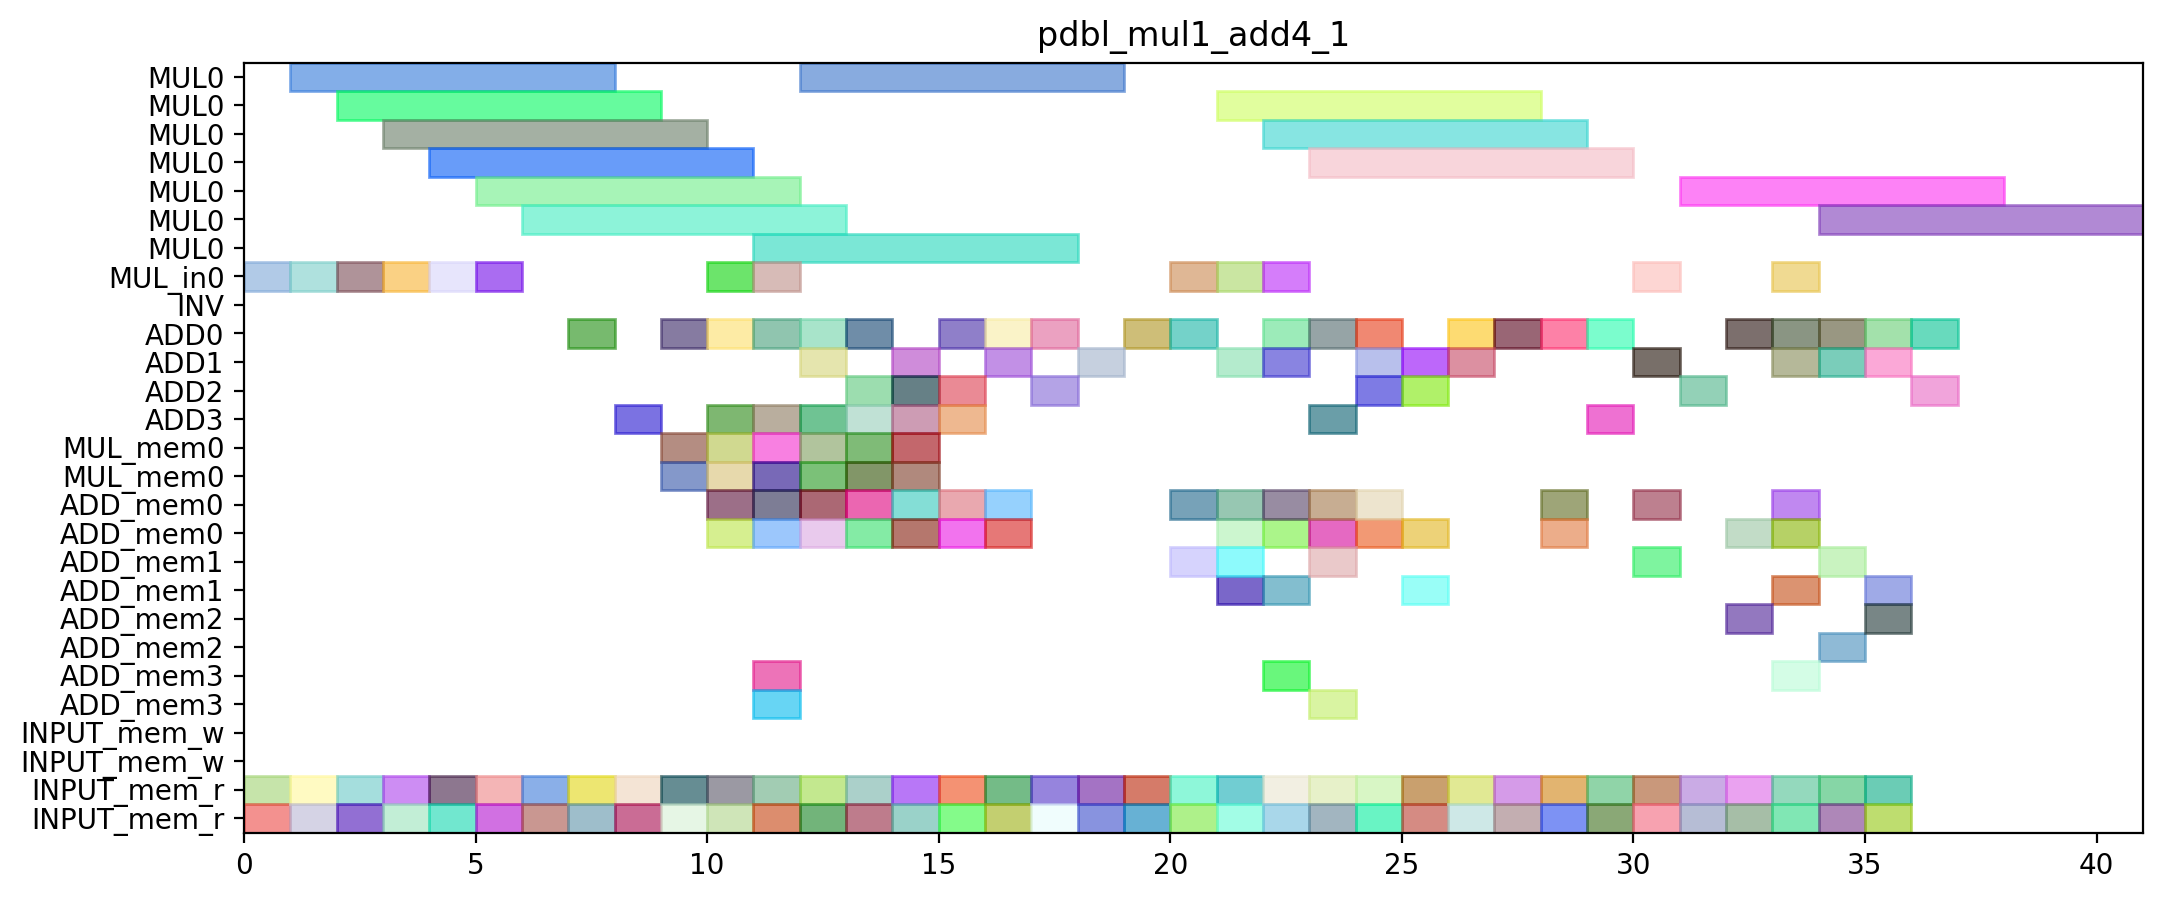

This chart was generated by the following Python code:
from pyschedule import Scenario, solvers, plotters, alt

def solve_pdbl_mul1_add4_1(ConstStep, ExpStep):
	horizon = 92
	S=Scenario("pdbl_mul1_add4_1",horizon = horizon)

	# resource
	MUL = S.Resources('MUL', num=1, size=7)
	MUL_in = S.Resources('MUL_in', num=1)
	INV = S.Resource('INV')
	ADD = S.Resources('ADD', num=4, periods=range(1, horizon))
	MUL_mem = S.Resources('MUL_mem', num=1, size=2)
	ADD_mem = S.Resources('ADD_mem', num=4, size=2)
	INPUT_mem_w = S.Resource('INPUT_mem_w', size=2)
	INPUT_mem_r = S.Resource('INPUT_mem_r', size=2)

	# result of previous scheduling


	# new tasks
	T0t00 = S.Task('T0t00', length=1, delay_cost=1)
	T0t00 += alt(ADD)

	T0t01 = S.Task('T0t01', length=1, delay_cost=1)
	T0t01 += alt(ADD)

	T0t3_t0t1 = S.Task('T0t3_t0t1', length=1, delay_cost=1)
	T0t3_t0t1 += alt(ADD)

	T0t4_a0a1_in = S.Task('T0t4_a0a1_in', length=1, delay_cost=1)
	T0t4_a0a1_in += alt(MUL_in)
	T0t4_a0a1 = S.Task('T0t4_a0a1', length=7, delay_cost=1)
	T0t4_a0a1 += alt(MUL)
	S+=T0t4_a0a1>=T0t4_a0a1_in

	T0c0_a0a1 = S.Task('T0c0_a0a1', length=1, delay_cost=1)
	T0c0_a0a1 += alt(ADD)

	T0t6_a0a1 = S.Task('T0t6_a0a1', length=1, delay_cost=1)
	T0t6_a0a1 += alt(ADD)

	T1t00 = S.Task('T1t00', length=1, delay_cost=1)
	T1t00 += alt(ADD)

	T1t01 = S.Task('T1t01', length=1, delay_cost=1)
	T1t01 += alt(ADD)

	T1t3_t0t1 = S.Task('T1t3_t0t1', length=1, delay_cost=1)
	T1t3_t0t1 += alt(ADD)

	T1t4_a0a1_in = S.Task('T1t4_a0a1_in', length=1, delay_cost=1)
	T1t4_a0a1_in += alt(MUL_in)
	T1t4_a0a1 = S.Task('T1t4_a0a1', length=7, delay_cost=1)
	T1t4_a0a1 += alt(MUL)
	S+=T1t4_a0a1>=T1t4_a0a1_in

	T1c0_a0a1 = S.Task('T1c0_a0a1', length=1, delay_cost=1)
	T1c0_a0a1 += alt(ADD)

	T1t6_a0a1 = S.Task('T1t6_a0a1', length=1, delay_cost=1)
	T1t6_a0a1 += alt(ADD)

	T2t00 = S.Task('T2t00', length=1, delay_cost=1)
	T2t00 += alt(ADD)

	T2t01 = S.Task('T2t01', length=1, delay_cost=1)
	T2t01 += alt(ADD)

	T2t3_t0t1 = S.Task('T2t3_t0t1', length=1, delay_cost=1)
	T2t3_t0t1 += alt(ADD)

	T2t4_a0a1_in = S.Task('T2t4_a0a1_in', length=1, delay_cost=1)
	T2t4_a0a1_in += alt(MUL_in)
	T2t4_a0a1 = S.Task('T2t4_a0a1', length=7, delay_cost=1)
	T2t4_a0a1 += alt(MUL)
	S+=T2t4_a0a1>=T2t4_a0a1_in

	T2c0_a0a1 = S.Task('T2c0_a0a1', length=1, delay_cost=1)
	T2c0_a0a1 += alt(ADD)

	T2t6_a0a1 = S.Task('T2t6_a0a1', length=1, delay_cost=1)
	T2t6_a0a1 += alt(ADD)

	T3_2t3_t2t3 = S.Task('T3_2t3_t2t3', length=1, delay_cost=1)
	T3_2t3_t2t3 += alt(ADD)

	T4_1a10_new = S.Task('T4_1a10_new', length=1, delay_cost=1)
	T4_1a10_new += alt(ADD)

	T4_1a11_new = S.Task('T4_1a11_new', length=1, delay_cost=1)
	T4_1a11_new += alt(ADD)

	T4_1t10 = S.Task('T4_1t10', length=1, delay_cost=1)
	T4_1t10 += alt(ADD)

	T4_1t11 = S.Task('T4_1t11', length=1, delay_cost=1)
	T4_1t11 += alt(ADD)

	T4_1t0_a0a1_in = S.Task('T4_1t0_a0a1_in', length=1, delay_cost=1)
	T4_1t0_a0a1_in += alt(MUL_in)
	T4_1t0_a0a1 = S.Task('T4_1t0_a0a1', length=7, delay_cost=1)
	T4_1t0_a0a1 += alt(MUL)
	S+=T4_1t0_a0a1>=T4_1t0_a0a1_in

	T4_1t1_a0a1_in = S.Task('T4_1t1_a0a1_in', length=1, delay_cost=1)
	T4_1t1_a0a1_in += alt(MUL_in)
	T4_1t1_a0a1 = S.Task('T4_1t1_a0a1', length=7, delay_cost=1)
	T4_1t1_a0a1 += alt(MUL)
	S+=T4_1t1_a0a1>=T4_1t1_a0a1_in

	T4_1t2_a0a1 = S.Task('T4_1t2_a0a1', length=1, delay_cost=1)
	T4_1t2_a0a1 += alt(ADD)

	T5_1a10_new = S.Task('T5_1a10_new', length=1, delay_cost=1)
	T5_1a10_new += alt(ADD)

	T5_1a11_new = S.Task('T5_1a11_new', length=1, delay_cost=1)
	T5_1a11_new += alt(ADD)

	T5_1t10 = S.Task('T5_1t10', length=1, delay_cost=1)
	T5_1t10 += alt(ADD)

	T5_1t11 = S.Task('T5_1t11', length=1, delay_cost=1)
	T5_1t11 += alt(ADD)

	T5_1t0_a0a1_in = S.Task('T5_1t0_a0a1_in', length=1, delay_cost=1)
	T5_1t0_a0a1_in += alt(MUL_in)
	T5_1t0_a0a1 = S.Task('T5_1t0_a0a1', length=7, delay_cost=1)
	T5_1t0_a0a1 += alt(MUL)
	S+=T5_1t0_a0a1>=T5_1t0_a0a1_in

	T5_1t1_a0a1_in = S.Task('T5_1t1_a0a1_in', length=1, delay_cost=1)
	T5_1t1_a0a1_in += alt(MUL_in)
	T5_1t1_a0a1 = S.Task('T5_1t1_a0a1', length=7, delay_cost=1)
	T5_1t1_a0a1 += alt(MUL)
	S+=T5_1t1_a0a1>=T5_1t1_a0a1_in

	T5_1t2_a0a1 = S.Task('T5_1t2_a0a1', length=1, delay_cost=1)
	T5_1t2_a0a1 += alt(ADD)

	T0a10_new = S.Task('T0a10_new', length=1, delay_cost=1)
	T0a10_new += alt(ADD)

	T0a11_new = S.Task('T0a11_new', length=1, delay_cost=1)
	T0a11_new += alt(ADD)

	T0t10 = S.Task('T0t10', length=1, delay_cost=1)
	T0t10 += alt(ADD)

	T0t11 = S.Task('T0t11', length=1, delay_cost=1)
	T0t11 += alt(ADD)

	T0t0_a0a1_in = S.Task('T0t0_a0a1_in', length=1, delay_cost=1)
	T0t0_a0a1_in += alt(MUL_in)
	T0t0_a0a1 = S.Task('T0t0_a0a1', length=7, delay_cost=1)
	T0t0_a0a1 += alt(MUL)
	S+=T0t0_a0a1>=T0t0_a0a1_in

	T0t1_a0a1_in = S.Task('T0t1_a0a1_in', length=1, delay_cost=1)
	T0t1_a0a1_in += alt(MUL_in)
	T0t1_a0a1 = S.Task('T0t1_a0a1', length=7, delay_cost=1)
	T0t1_a0a1 += alt(MUL)
	S+=T0t1_a0a1>=T0t1_a0a1_in

	T0t2_a0a1 = S.Task('T0t2_a0a1', length=1, delay_cost=1)
	T0t2_a0a1 += alt(ADD)

	T1a10_new = S.Task('T1a10_new', length=1, delay_cost=1)
	T1a10_new += alt(ADD)

	T1a11_new = S.Task('T1a11_new', length=1, delay_cost=1)
	T1a11_new += alt(ADD)

	T1t10 = S.Task('T1t10', length=1, delay_cost=1)
	T1t10 += alt(ADD)

	T1t11 = S.Task('T1t11', length=1, delay_cost=1)
	T1t11 += alt(ADD)

	T1t0_a0a1_in = S.Task('T1t0_a0a1_in', length=1, delay_cost=1)
	T1t0_a0a1_in += alt(MUL_in)
	T1t0_a0a1 = S.Task('T1t0_a0a1', length=7, delay_cost=1)
	T1t0_a0a1 += alt(MUL)
	S+=T1t0_a0a1>=T1t0_a0a1_in

	T1t1_a0a1_in = S.Task('T1t1_a0a1_in', length=1, delay_cost=1)
	T1t1_a0a1_in += alt(MUL_in)
	T1t1_a0a1 = S.Task('T1t1_a0a1', length=7, delay_cost=1)
	T1t1_a0a1 += alt(MUL)
	S+=T1t1_a0a1>=T1t1_a0a1_in

	T1t2_a0a1 = S.Task('T1t2_a0a1', length=1, delay_cost=1)
	T1t2_a0a1 += alt(ADD)

	T2a10_new = S.Task('T2a10_new', length=1, delay_cost=1)
	T2a10_new += alt(ADD)

	T2a11_new = S.Task('T2a11_new', length=1, delay_cost=1)
	T2a11_new += alt(ADD)

	T2t10 = S.Task('T2t10', length=1, delay_cost=1)
	T2t10 += alt(ADD)

	T2t11 = S.Task('T2t11', length=1, delay_cost=1)
	T2t11 += alt(ADD)

	T2t0_a0a1_in = S.Task('T2t0_a0a1_in', length=1, delay_cost=1)
	T2t0_a0a1_in += alt(MUL_in)
	T2t0_a0a1 = S.Task('T2t0_a0a1', length=7, delay_cost=1)
	T2t0_a0a1 += alt(MUL)
	S+=T2t0_a0a1>=T2t0_a0a1_in

	T2t1_a0a1_in = S.Task('T2t1_a0a1_in', length=1, delay_cost=1)
	T2t1_a0a1_in += alt(MUL_in)
	T2t1_a0a1 = S.Task('T2t1_a0a1', length=7, delay_cost=1)
	T2t1_a0a1 += alt(MUL)
	S+=T2t1_a0a1>=T2t1_a0a1_in

	T2t2_a0a1 = S.Task('T2t2_a0a1', length=1, delay_cost=1)
	T2t2_a0a1 += alt(ADD)

	T3_2t3_0 = S.Task('T3_2t3_0', length=1, delay_cost=1)
	T3_2t3_0 += alt(ADD)

	T3_2t3_1 = S.Task('T3_2t3_1', length=1, delay_cost=1)
	T3_2t3_1 += alt(ADD)

	T3_2t3_a0b0 = S.Task('T3_2t3_a0b0', length=1, delay_cost=1)
	T3_2t3_a0b0 += alt(ADD)

	T3_2t3_a1b1 = S.Task('T3_2t3_a1b1', length=1, delay_cost=1)
	T3_2t3_a1b1 += alt(ADD)

	T400 = S.Task('T400', length=1, delay_cost=1)
	T400 += alt(ADD)

	T401 = S.Task('T401', length=1, delay_cost=1)
	T401 += alt(ADD)

	T410 = S.Task('T410', length=1, delay_cost=1)
	T410 += alt(ADD)

	T411 = S.Task('T411', length=1, delay_cost=1)
	T411 += alt(ADD)

	T500 = S.Task('T500', length=1, delay_cost=1)
	T500 += alt(ADD)

	T501 = S.Task('T501', length=1, delay_cost=1)
	T501 += alt(ADD)

	T510 = S.Task('T510', length=1, delay_cost=1)
	T510 += alt(ADD)

	T511 = S.Task('T511', length=1, delay_cost=1)
	T511 += alt(ADD)

	T0t00_mem0 = S.Task('T0t00_mem0', length=1, delay_cost=1)
	T0t00_mem0 += alt(ADD_mem)
	S += (T0a10_new*ADD[0])-1<T0t00_mem0*ADD_mem[0]
	S += (T0a10_new*ADD[1])-1<T0t00_mem0*ADD_mem[1]
	S += (T0a10_new*ADD[2])-1<T0t00_mem0*ADD_mem[2]
	S += (T0a10_new*ADD[3])-1<T0t00_mem0*ADD_mem[3]
	S += T0t00_mem0<=T0t00

	T0t00_mem1 = S.Task('T0t00_mem1', length=1, delay_cost=1)
	T0t00_mem1 += INPUT_mem_r
	S += T0t00_mem1<=T0t00

	T0t01_mem0 = S.Task('T0t01_mem0', length=1, delay_cost=1)
	T0t01_mem0 += alt(ADD_mem)
	S += (T0a11_new*ADD[0])-1<T0t01_mem0*ADD_mem[0]
	S += (T0a11_new*ADD[1])-1<T0t01_mem0*ADD_mem[1]
	S += (T0a11_new*ADD[2])-1<T0t01_mem0*ADD_mem[2]
	S += (T0a11_new*ADD[3])-1<T0t01_mem0*ADD_mem[3]
	S += T0t01_mem0<=T0t01

	T0t01_mem1 = S.Task('T0t01_mem1', length=1, delay_cost=1)
	T0t01_mem1 += INPUT_mem_r
	S += T0t01_mem1<=T0t01

	T0t3_t0t1_mem0 = S.Task('T0t3_t0t1_mem0', length=1, delay_cost=1)
	T0t3_t0t1_mem0 += alt(ADD_mem)
	S += (T0t10*ADD[0])-1<T0t3_t0t1_mem0*ADD_mem[0]
	S += (T0t10*ADD[1])-1<T0t3_t0t1_mem0*ADD_mem[1]
	S += (T0t10*ADD[2])-1<T0t3_t0t1_mem0*ADD_mem[2]
	S += (T0t10*ADD[3])-1<T0t3_t0t1_mem0*ADD_mem[3]
	S += T0t3_t0t1_mem0<=T0t3_t0t1

	T0t3_t0t1_mem1 = S.Task('T0t3_t0t1_mem1', length=1, delay_cost=1)
	T0t3_t0t1_mem1 += alt(ADD_mem)
	S += (T0t11*ADD[0])-1<T0t3_t0t1_mem1*ADD_mem[0]
	S += (T0t11*ADD[1])-1<T0t3_t0t1_mem1*ADD_mem[1]
	S += (T0t11*ADD[2])-1<T0t3_t0t1_mem1*ADD_mem[2]
	S += (T0t11*ADD[3])-1<T0t3_t0t1_mem1*ADD_mem[3]
	S += T0t3_t0t1_mem1<=T0t3_t0t1

	T0t4_a0a1_mem0 = S.Task('T0t4_a0a1_mem0', length=1, delay_cost=1)
	T0t4_a0a1_mem0 += alt(ADD_mem)
	S += (T0t2_a0a1*ADD[0])-1<T0t4_a0a1_mem0*ADD_mem[0]
	S += (T0t2_a0a1*ADD[1])-1<T0t4_a0a1_mem0*ADD_mem[1]
	S += (T0t2_a0a1*ADD[2])-1<T0t4_a0a1_mem0*ADD_mem[2]
	S += (T0t2_a0a1*ADD[3])-1<T0t4_a0a1_mem0*ADD_mem[3]
	S += T0t4_a0a1_mem0<=T0t4_a0a1

	T0t4_a0a1_mem1 = S.Task('T0t4_a0a1_mem1', length=1, delay_cost=1)
	T0t4_a0a1_mem1 += alt(ADD_mem)
	S += (T0a11_new*ADD[0])-1<T0t4_a0a1_mem1*ADD_mem[0]
	S += (T0a11_new*ADD[1])-1<T0t4_a0a1_mem1*ADD_mem[1]
	S += (T0a11_new*ADD[2])-1<T0t4_a0a1_mem1*ADD_mem[2]
	S += (T0a11_new*ADD[3])-1<T0t4_a0a1_mem1*ADD_mem[3]
	S += T0t4_a0a1_mem1<=T0t4_a0a1

	T0c0_a0a1_mem0 = S.Task('T0c0_a0a1_mem0', length=1, delay_cost=1)
	T0c0_a0a1_mem0 += alt(MUL_mem)
	S += (T0t0_a0a1*MUL[0])-1<T0c0_a0a1_mem0*MUL_mem[0]
	S += T0c0_a0a1_mem0<=T0c0_a0a1

	T0c0_a0a1_mem1 = S.Task('T0c0_a0a1_mem1', length=1, delay_cost=1)
	T0c0_a0a1_mem1 += alt(MUL_mem)
	S += (T0t1_a0a1*MUL[0])-1<T0c0_a0a1_mem1*MUL_mem[0]
	S += T0c0_a0a1_mem1<=T0c0_a0a1

	T0t6_a0a1_mem0 = S.Task('T0t6_a0a1_mem0', length=1, delay_cost=1)
	T0t6_a0a1_mem0 += alt(MUL_mem)
	S += (T0t0_a0a1*MUL[0])-1<T0t6_a0a1_mem0*MUL_mem[0]
	S += T0t6_a0a1_mem0<=T0t6_a0a1

	T0t6_a0a1_mem1 = S.Task('T0t6_a0a1_mem1', length=1, delay_cost=1)
	T0t6_a0a1_mem1 += alt(MUL_mem)
	S += (T0t1_a0a1*MUL[0])-1<T0t6_a0a1_mem1*MUL_mem[0]
	S += T0t6_a0a1_mem1<=T0t6_a0a1

	T1t00_mem0 = S.Task('T1t00_mem0', length=1, delay_cost=1)
	T1t00_mem0 += alt(ADD_mem)
	S += (T1a10_new*ADD[0])-1<T1t00_mem0*ADD_mem[0]
	S += (T1a10_new*ADD[1])-1<T1t00_mem0*ADD_mem[1]
	S += (T1a10_new*ADD[2])-1<T1t00_mem0*ADD_mem[2]
	S += (T1a10_new*ADD[3])-1<T1t00_mem0*ADD_mem[3]
	S += T1t00_mem0<=T1t00

	T1t00_mem1 = S.Task('T1t00_mem1', length=1, delay_cost=1)
	T1t00_mem1 += INPUT_mem_r
	S += T1t00_mem1<=T1t00

	T1t01_mem0 = S.Task('T1t01_mem0', length=1, delay_cost=1)
	T1t01_mem0 += alt(ADD_mem)
	S += (T1a11_new*ADD[0])-1<T1t01_mem0*ADD_mem[0]
	S += (T1a11_new*ADD[1])-1<T1t01_mem0*ADD_mem[1]
	S += (T1a11_new*ADD[2])-1<T1t01_mem0*ADD_mem[2]
	S += (T1a11_new*ADD[3])-1<T1t01_mem0*ADD_mem[3]
	S += T1t01_mem0<=T1t01

	T1t01_mem1 = S.Task('T1t01_mem1', length=1, delay_cost=1)
	T1t01_mem1 += INPUT_mem_r
	S += T1t01_mem1<=T1t01

	T1t3_t0t1_mem0 = S.Task('T1t3_t0t1_mem0', length=1, delay_cost=1)
	T1t3_t0t1_mem0 += alt(ADD_mem)
	S += (T1t10*ADD[0])-1<T1t3_t0t1_mem0*ADD_mem[0]
	S += (T1t10*ADD[1])-1<T1t3_t0t1_mem0*ADD_mem[1]
	S += (T1t10*ADD[2])-1<T1t3_t0t1_mem0*ADD_mem[2]
	S += (T1t10*ADD[3])-1<T1t3_t0t1_mem0*ADD_mem[3]
	S += T1t3_t0t1_mem0<=T1t3_t0t1

	T1t3_t0t1_mem1 = S.Task('T1t3_t0t1_mem1', length=1, delay_cost=1)
	T1t3_t0t1_mem1 += alt(ADD_mem)
	S += (T1t11*ADD[0])-1<T1t3_t0t1_mem1*ADD_mem[0]
	S += (T1t11*ADD[1])-1<T1t3_t0t1_mem1*ADD_mem[1]
	S += (T1t11*ADD[2])-1<T1t3_t0t1_mem1*ADD_mem[2]
	S += (T1t11*ADD[3])-1<T1t3_t0t1_mem1*ADD_mem[3]
	S += T1t3_t0t1_mem1<=T1t3_t0t1

	T1t4_a0a1_mem0 = S.Task('T1t4_a0a1_mem0', length=1, delay_cost=1)
	T1t4_a0a1_mem0 += alt(ADD_mem)
	S += (T1t2_a0a1*ADD[0])-1<T1t4_a0a1_mem0*ADD_mem[0]
	S += (T1t2_a0a1*ADD[1])-1<T1t4_a0a1_mem0*ADD_mem[1]
	S += (T1t2_a0a1*ADD[2])-1<T1t4_a0a1_mem0*ADD_mem[2]
	S += (T1t2_a0a1*ADD[3])-1<T1t4_a0a1_mem0*ADD_mem[3]
	S += T1t4_a0a1_mem0<=T1t4_a0a1

	T1t4_a0a1_mem1 = S.Task('T1t4_a0a1_mem1', length=1, delay_cost=1)
	T1t4_a0a1_mem1 += alt(ADD_mem)
	S += (T1a11_new*ADD[0])-1<T1t4_a0a1_mem1*ADD_mem[0]
	S += (T1a11_new*ADD[1])-1<T1t4_a0a1_mem1*ADD_mem[1]
	S += (T1a11_new*ADD[2])-1<T1t4_a0a1_mem1*ADD_mem[2]
	S += (T1a11_new*ADD[3])-1<T1t4_a0a1_mem1*ADD_mem[3]
	S += T1t4_a0a1_mem1<=T1t4_a0a1

	T1c0_a0a1_mem0 = S.Task('T1c0_a0a1_mem0', length=1, delay_cost=1)
	T1c0_a0a1_mem0 += alt(MUL_mem)
	S += (T1t0_a0a1*MUL[0])-1<T1c0_a0a1_mem0*MUL_mem[0]
	S += T1c0_a0a1_mem0<=T1c0_a0a1

	T1c0_a0a1_mem1 = S.Task('T1c0_a0a1_mem1', length=1, delay_cost=1)
	T1c0_a0a1_mem1 += alt(MUL_mem)
	S += (T1t1_a0a1*MUL[0])-1<T1c0_a0a1_mem1*MUL_mem[0]
	S += T1c0_a0a1_mem1<=T1c0_a0a1

	T1t6_a0a1_mem0 = S.Task('T1t6_a0a1_mem0', length=1, delay_cost=1)
	T1t6_a0a1_mem0 += alt(MUL_mem)
	S += (T1t0_a0a1*MUL[0])-1<T1t6_a0a1_mem0*MUL_mem[0]
	S += T1t6_a0a1_mem0<=T1t6_a0a1

	T1t6_a0a1_mem1 = S.Task('T1t6_a0a1_mem1', length=1, delay_cost=1)
	T1t6_a0a1_mem1 += alt(MUL_mem)
	S += (T1t1_a0a1*MUL[0])-1<T1t6_a0a1_mem1*MUL_mem[0]
	S += T1t6_a0a1_mem1<=T1t6_a0a1

	T2t00_mem0 = S.Task('T2t00_mem0', length=1, delay_cost=1)
	T2t00_mem0 += alt(ADD_mem)
	S += (T2a10_new*ADD[0])-1<T2t00_mem0*ADD_mem[0]
	S += (T2a10_new*ADD[1])-1<T2t00_mem0*ADD_mem[1]
	S += (T2a10_new*ADD[2])-1<T2t00_mem0*ADD_mem[2]
	S += (T2a10_new*ADD[3])-1<T2t00_mem0*ADD_mem[3]
	S += T2t00_mem0<=T2t00

	T2t00_mem1 = S.Task('T2t00_mem1', length=1, delay_cost=1)
	T2t00_mem1 += INPUT_mem_r
	S += T2t00_mem1<=T2t00

	T2t01_mem0 = S.Task('T2t01_mem0', length=1, delay_cost=1)
	T2t01_mem0 += alt(ADD_mem)
	S += (T2a11_new*ADD[0])-1<T2t01_mem0*ADD_mem[0]
	S += (T2a11_new*ADD[1])-1<T2t01_mem0*ADD_mem[1]
	S += (T2a11_new*ADD[2])-1<T2t01_mem0*ADD_mem[2]
	S += (T2a11_new*ADD[3])-1<T2t01_mem0*ADD_mem[3]
	S += T2t01_mem0<=T2t01

	T2t01_mem1 = S.Task('T2t01_mem1', length=1, delay_cost=1)
	T2t01_mem1 += INPUT_mem_r
	S += T2t01_mem1<=T2t01

	T2t3_t0t1_mem0 = S.Task('T2t3_t0t1_mem0', length=1, delay_cost=1)
	T2t3_t0t1_mem0 += alt(ADD_mem)
	S += (T2t10*ADD[0])-1<T2t3_t0t1_mem0*ADD_mem[0]
	S += (T2t10*ADD[1])-1<T2t3_t0t1_mem0*ADD_mem[1]
	S += (T2t10*ADD[2])-1<T2t3_t0t1_mem0*ADD_mem[2]
	S += (T2t10*ADD[3])-1<T2t3_t0t1_mem0*ADD_mem[3]
	S += T2t3_t0t1_mem0<=T2t3_t0t1

	T2t3_t0t1_mem1 = S.Task('T2t3_t0t1_mem1', length=1, delay_cost=1)
	T2t3_t0t1_mem1 += alt(ADD_mem)
	S += (T2t11*ADD[0])-1<T2t3_t0t1_mem1*ADD_mem[0]
	S += (T2t11*ADD[1])-1<T2t3_t0t1_mem1*ADD_mem[1]
	S += (T2t11*ADD[2])-1<T2t3_t0t1_mem1*ADD_mem[2]
	S += (T2t11*ADD[3])-1<T2t3_t0t1_mem1*ADD_mem[3]
	S += T2t3_t0t1_mem1<=T2t3_t0t1

	T2t4_a0a1_mem0 = S.Task('T2t4_a0a1_mem0', length=1, delay_cost=1)
	T2t4_a0a1_mem0 += alt(ADD_mem)
	S += (T2t2_a0a1*ADD[0])-1<T2t4_a0a1_mem0*ADD_mem[0]
	S += (T2t2_a0a1*ADD[1])-1<T2t4_a0a1_mem0*ADD_mem[1]
	S += (T2t2_a0a1*ADD[2])-1<T2t4_a0a1_mem0*ADD_mem[2]
	S += (T2t2_a0a1*ADD[3])-1<T2t4_a0a1_mem0*ADD_mem[3]
	S += T2t4_a0a1_mem0<=T2t4_a0a1

	T2t4_a0a1_mem1 = S.Task('T2t4_a0a1_mem1', length=1, delay_cost=1)
	T2t4_a0a1_mem1 += alt(ADD_mem)
	S += (T2a11_new*ADD[0])-1<T2t4_a0a1_mem1*ADD_mem[0]
	S += (T2a11_new*ADD[1])-1<T2t4_a0a1_mem1*ADD_mem[1]
	S += (T2a11_new*ADD[2])-1<T2t4_a0a1_mem1*ADD_mem[2]
	S += (T2a11_new*ADD[3])-1<T2t4_a0a1_mem1*ADD_mem[3]
	S += T2t4_a0a1_mem1<=T2t4_a0a1

	T2c0_a0a1_mem0 = S.Task('T2c0_a0a1_mem0', length=1, delay_cost=1)
	T2c0_a0a1_mem0 += alt(MUL_mem)
	S += (T2t0_a0a1*MUL[0])-1<T2c0_a0a1_mem0*MUL_mem[0]
	S += T2c0_a0a1_mem0<=T2c0_a0a1

	T2c0_a0a1_mem1 = S.Task('T2c0_a0a1_mem1', length=1, delay_cost=1)
	T2c0_a0a1_mem1 += alt(MUL_mem)
	S += (T2t1_a0a1*MUL[0])-1<T2c0_a0a1_mem1*MUL_mem[0]
	S += T2c0_a0a1_mem1<=T2c0_a0a1

	T2t6_a0a1_mem0 = S.Task('T2t6_a0a1_mem0', length=1, delay_cost=1)
	T2t6_a0a1_mem0 += alt(MUL_mem)
	S += (T2t0_a0a1*MUL[0])-1<T2t6_a0a1_mem0*MUL_mem[0]
	S += T2t6_a0a1_mem0<=T2t6_a0a1

	T2t6_a0a1_mem1 = S.Task('T2t6_a0a1_mem1', length=1, delay_cost=1)
	T2t6_a0a1_mem1 += alt(MUL_mem)
	S += (T2t1_a0a1*MUL[0])-1<T2t6_a0a1_mem1*MUL_mem[0]
	S += T2t6_a0a1_mem1<=T2t6_a0a1

	T3_2t3_t2t3_mem0 = S.Task('T3_2t3_t2t3_mem0', length=1, delay_cost=1)
	T3_2t3_t2t3_mem0 += alt(ADD_mem)
	S += (T3_2t3_0*ADD[0])-1<T3_2t3_t2t3_mem0*ADD_mem[0]
	S += (T3_2t3_0*ADD[1])-1<T3_2t3_t2t3_mem0*ADD_mem[1]
	S += (T3_2t3_0*ADD[2])-1<T3_2t3_t2t3_mem0*ADD_mem[2]
	S += (T3_2t3_0*ADD[3])-1<T3_2t3_t2t3_mem0*ADD_mem[3]
	S += T3_2t3_t2t3_mem0<=T3_2t3_t2t3

	T3_2t3_t2t3_mem1 = S.Task('T3_2t3_t2t3_mem1', length=1, delay_cost=1)
	T3_2t3_t2t3_mem1 += alt(ADD_mem)
	S += (T3_2t3_1*ADD[0])-1<T3_2t3_t2t3_mem1*ADD_mem[0]
	S += (T3_2t3_1*ADD[1])-1<T3_2t3_t2t3_mem1*ADD_mem[1]
	S += (T3_2t3_1*ADD[2])-1<T3_2t3_t2t3_mem1*ADD_mem[2]
	S += (T3_2t3_1*ADD[3])-1<T3_2t3_t2t3_mem1*ADD_mem[3]
	S += T3_2t3_t2t3_mem1<=T3_2t3_t2t3

	T4_1a10_new_mem0 = S.Task('T4_1a10_new_mem0', length=1, delay_cost=1)
	T4_1a10_new_mem0 += alt(ADD_mem)
	S += (T410*ADD[0])-1<T4_1a10_new_mem0*ADD_mem[0]
	S += (T410*ADD[1])-1<T4_1a10_new_mem0*ADD_mem[1]
	S += (T410*ADD[2])-1<T4_1a10_new_mem0*ADD_mem[2]
	S += (T410*ADD[3])-1<T4_1a10_new_mem0*ADD_mem[3]
	S += T4_1a10_new_mem0<=T4_1a10_new

	T4_1a10_new_mem1 = S.Task('T4_1a10_new_mem1', length=1, delay_cost=1)
	T4_1a10_new_mem1 += alt(ADD_mem)
	S += (T411*ADD[0])-1<T4_1a10_new_mem1*ADD_mem[0]
	S += (T411*ADD[1])-1<T4_1a10_new_mem1*ADD_mem[1]
	S += (T411*ADD[2])-1<T4_1a10_new_mem1*ADD_mem[2]
	S += (T411*ADD[3])-1<T4_1a10_new_mem1*ADD_mem[3]
	S += T4_1a10_new_mem1<=T4_1a10_new

	T4_1a11_new_mem0 = S.Task('T4_1a11_new_mem0', length=1, delay_cost=1)
	T4_1a11_new_mem0 += alt(ADD_mem)
	S += (T410*ADD[0])-1<T4_1a11_new_mem0*ADD_mem[0]
	S += (T410*ADD[1])-1<T4_1a11_new_mem0*ADD_mem[1]
	S += (T410*ADD[2])-1<T4_1a11_new_mem0*ADD_mem[2]
	S += (T410*ADD[3])-1<T4_1a11_new_mem0*ADD_mem[3]
	S += T4_1a11_new_mem0<=T4_1a11_new

	T4_1a11_new_mem1 = S.Task('T4_1a11_new_mem1', length=1, delay_cost=1)
	T4_1a11_new_mem1 += alt(ADD_mem)
	S += (T411*ADD[0])-1<T4_1a11_new_mem1*ADD_mem[0]
	S += (T411*ADD[1])-1<T4_1a11_new_mem1*ADD_mem[1]
	S += (T411*ADD[2])-1<T4_1a11_new_mem1*ADD_mem[2]
	S += (T411*ADD[3])-1<T4_1a11_new_mem1*ADD_mem[3]
	S += T4_1a11_new_mem1<=T4_1a11_new

	T4_1t10_mem0 = S.Task('T4_1t10_mem0', length=1, delay_cost=1)
	T4_1t10_mem0 += alt(ADD_mem)
	S += (T400*ADD[0])-1<T4_1t10_mem0*ADD_mem[0]
	S += (T400*ADD[1])-1<T4_1t10_mem0*ADD_mem[1]
	S += (T400*ADD[2])-1<T4_1t10_mem0*ADD_mem[2]
	S += (T400*ADD[3])-1<T4_1t10_mem0*ADD_mem[3]
	S += T4_1t10_mem0<=T4_1t10

	T4_1t10_mem1 = S.Task('T4_1t10_mem1', length=1, delay_cost=1)
	T4_1t10_mem1 += alt(ADD_mem)
	S += (T410*ADD[0])-1<T4_1t10_mem1*ADD_mem[0]
	S += (T410*ADD[1])-1<T4_1t10_mem1*ADD_mem[1]
	S += (T410*ADD[2])-1<T4_1t10_mem1*ADD_mem[2]
	S += (T410*ADD[3])-1<T4_1t10_mem1*ADD_mem[3]
	S += T4_1t10_mem1<=T4_1t10

	T4_1t11_mem0 = S.Task('T4_1t11_mem0', length=1, delay_cost=1)
	T4_1t11_mem0 += alt(ADD_mem)
	S += (T401*ADD[0])-1<T4_1t11_mem0*ADD_mem[0]
	S += (T401*ADD[1])-1<T4_1t11_mem0*ADD_mem[1]
	S += (T401*ADD[2])-1<T4_1t11_mem0*ADD_mem[2]
	S += (T401*ADD[3])-1<T4_1t11_mem0*ADD_mem[3]
	S += T4_1t11_mem0<=T4_1t11

	T4_1t11_mem1 = S.Task('T4_1t11_mem1', length=1, delay_cost=1)
	T4_1t11_mem1 += alt(ADD_mem)
	S += (T411*ADD[0])-1<T4_1t11_mem1*ADD_mem[0]
	S += (T411*ADD[1])-1<T4_1t11_mem1*ADD_mem[1]
	S += (T411*ADD[2])-1<T4_1t11_mem1*ADD_mem[2]
	S += (T411*ADD[3])-1<T4_1t11_mem1*ADD_mem[3]
	S += T4_1t11_mem1<=T4_1t11

	T4_1t0_a0a1_mem0 = S.Task('T4_1t0_a0a1_mem0', length=1, delay_cost=1)
	T4_1t0_a0a1_mem0 += alt(ADD_mem)
	S += (T400*ADD[0])-1<T4_1t0_a0a1_mem0*ADD_mem[0]
	S += (T400*ADD[1])-1<T4_1t0_a0a1_mem0*ADD_mem[1]
	S += (T400*ADD[2])-1<T4_1t0_a0a1_mem0*ADD_mem[2]
	S += (T400*ADD[3])-1<T4_1t0_a0a1_mem0*ADD_mem[3]
	S += T4_1t0_a0a1_mem0<=T4_1t0_a0a1

	T4_1t0_a0a1_mem1 = S.Task('T4_1t0_a0a1_mem1', length=1, delay_cost=1)
	T4_1t0_a0a1_mem1 += alt(ADD_mem)
	S += (T410*ADD[0])-1<T4_1t0_a0a1_mem1*ADD_mem[0]
	S += (T410*ADD[1])-1<T4_1t0_a0a1_mem1*ADD_mem[1]
	S += (T410*ADD[2])-1<T4_1t0_a0a1_mem1*ADD_mem[2]
	S += (T410*ADD[3])-1<T4_1t0_a0a1_mem1*ADD_mem[3]
	S += T4_1t0_a0a1_mem1<=T4_1t0_a0a1

	T4_1t1_a0a1_mem0 = S.Task('T4_1t1_a0a1_mem0', length=1, delay_cost=1)
	T4_1t1_a0a1_mem0 += alt(ADD_mem)
	S += (T401*ADD[0])-1<T4_1t1_a0a1_mem0*ADD_mem[0]
	S += (T401*ADD[1])-1<T4_1t1_a0a1_mem0*ADD_mem[1]
	S += (T401*ADD[2])-1<T4_1t1_a0a1_mem0*ADD_mem[2]
	S += (T401*ADD[3])-1<T4_1t1_a0a1_mem0*ADD_mem[3]
	S += T4_1t1_a0a1_mem0<=T4_1t1_a0a1

	T4_1t1_a0a1_mem1 = S.Task('T4_1t1_a0a1_mem1', length=1, delay_cost=1)
	T4_1t1_a0a1_mem1 += alt(ADD_mem)
	S += (T411*ADD[0])-1<T4_1t1_a0a1_mem1*ADD_mem[0]
	S += (T411*ADD[1])-1<T4_1t1_a0a1_mem1*ADD_mem[1]
	S += (T411*ADD[2])-1<T4_1t1_a0a1_mem1*ADD_mem[2]
	S += (T411*ADD[3])-1<T4_1t1_a0a1_mem1*ADD_mem[3]
	S += T4_1t1_a0a1_mem1<=T4_1t1_a0a1

	T4_1t2_a0a1_mem0 = S.Task('T4_1t2_a0a1_mem0', length=1, delay_cost=1)
	T4_1t2_a0a1_mem0 += alt(ADD_mem)
	S += (T400*ADD[0])-1<T4_1t2_a0a1_mem0*ADD_mem[0]
	S += (T400*ADD[1])-1<T4_1t2_a0a1_mem0*ADD_mem[1]
	S += (T400*ADD[2])-1<T4_1t2_a0a1_mem0*ADD_mem[2]
	S += (T400*ADD[3])-1<T4_1t2_a0a1_mem0*ADD_mem[3]
	S += T4_1t2_a0a1_mem0<=T4_1t2_a0a1

	T4_1t2_a0a1_mem1 = S.Task('T4_1t2_a0a1_mem1', length=1, delay_cost=1)
	T4_1t2_a0a1_mem1 += alt(ADD_mem)
	S += (T401*ADD[0])-1<T4_1t2_a0a1_mem1*ADD_mem[0]
	S += (T401*ADD[1])-1<T4_1t2_a0a1_mem1*ADD_mem[1]
	S += (T401*ADD[2])-1<T4_1t2_a0a1_mem1*ADD_mem[2]
	S += (T401*ADD[3])-1<T4_1t2_a0a1_mem1*ADD_mem[3]
	S += T4_1t2_a0a1_mem1<=T4_1t2_a0a1

	T5_1a10_new_mem0 = S.Task('T5_1a10_new_mem0', length=1, delay_cost=1)
	T5_1a10_new_mem0 += alt(ADD_mem)
	S += (T510*ADD[0])-1<T5_1a10_new_mem0*ADD_mem[0]
	S += (T510*ADD[1])-1<T5_1a10_new_mem0*ADD_mem[1]
	S += (T510*ADD[2])-1<T5_1a10_new_mem0*ADD_mem[2]
	S += (T510*ADD[3])-1<T5_1a10_new_mem0*ADD_mem[3]
	S += T5_1a10_new_mem0<=T5_1a10_new

	T5_1a10_new_mem1 = S.Task('T5_1a10_new_mem1', length=1, delay_cost=1)
	T5_1a10_new_mem1 += alt(ADD_mem)
	S += (T511*ADD[0])-1<T5_1a10_new_mem1*ADD_mem[0]
	S += (T511*ADD[1])-1<T5_1a10_new_mem1*ADD_mem[1]
	S += (T511*ADD[2])-1<T5_1a10_new_mem1*ADD_mem[2]
	S += (T511*ADD[3])-1<T5_1a10_new_mem1*ADD_mem[3]
	S += T5_1a10_new_mem1<=T5_1a10_new

	T5_1a11_new_mem0 = S.Task('T5_1a11_new_mem0', length=1, delay_cost=1)
	T5_1a11_new_mem0 += alt(ADD_mem)
	S += (T510*ADD[0])-1<T5_1a11_new_mem0*ADD_mem[0]
	S += (T510*ADD[1])-1<T5_1a11_new_mem0*ADD_mem[1]
	S += (T510*ADD[2])-1<T5_1a11_new_mem0*ADD_mem[2]
	S += (T510*ADD[3])-1<T5_1a11_new_mem0*ADD_mem[3]
	S += T5_1a11_new_mem0<=T5_1a11_new

	T5_1a11_new_mem1 = S.Task('T5_1a11_new_mem1', length=1, delay_cost=1)
	T5_1a11_new_mem1 += alt(ADD_mem)
	S += (T511*ADD[0])-1<T5_1a11_new_mem1*ADD_mem[0]
	S += (T511*ADD[1])-1<T5_1a11_new_mem1*ADD_mem[1]
	S += (T511*ADD[2])-1<T5_1a11_new_mem1*ADD_mem[2]
	S += (T511*ADD[3])-1<T5_1a11_new_mem1*ADD_mem[3]
	S += T5_1a11_new_mem1<=T5_1a11_new

	T5_1t10_mem0 = S.Task('T5_1t10_mem0', length=1, delay_cost=1)
	T5_1t10_mem0 += alt(ADD_mem)
	S += (T500*ADD[0])-1<T5_1t10_mem0*ADD_mem[0]
	S += (T500*ADD[1])-1<T5_1t10_mem0*ADD_mem[1]
	S += (T500*ADD[2])-1<T5_1t10_mem0*ADD_mem[2]
	S += (T500*ADD[3])-1<T5_1t10_mem0*ADD_mem[3]
	S += T5_1t10_mem0<=T5_1t10

	T5_1t10_mem1 = S.Task('T5_1t10_mem1', length=1, delay_cost=1)
	T5_1t10_mem1 += alt(ADD_mem)
	S += (T510*ADD[0])-1<T5_1t10_mem1*ADD_mem[0]
	S += (T510*ADD[1])-1<T5_1t10_mem1*ADD_mem[1]
	S += (T510*ADD[2])-1<T5_1t10_mem1*ADD_mem[2]
	S += (T510*ADD[3])-1<T5_1t10_mem1*ADD_mem[3]
	S += T5_1t10_mem1<=T5_1t10

	T5_1t11_mem0 = S.Task('T5_1t11_mem0', length=1, delay_cost=1)
	T5_1t11_mem0 += alt(ADD_mem)
	S += (T501*ADD[0])-1<T5_1t11_mem0*ADD_mem[0]
	S += (T501*ADD[1])-1<T5_1t11_mem0*ADD_mem[1]
	S += (T501*ADD[2])-1<T5_1t11_mem0*ADD_mem[2]
	S += (T501*ADD[3])-1<T5_1t11_mem0*ADD_mem[3]
	S += T5_1t11_mem0<=T5_1t11

	T5_1t11_mem1 = S.Task('T5_1t11_mem1', length=1, delay_cost=1)
	T5_1t11_mem1 += alt(ADD_mem)
	S += (T511*ADD[0])-1<T5_1t11_mem1*ADD_mem[0]
	S += (T511*ADD[1])-1<T5_1t11_mem1*ADD_mem[1]
	S += (T511*ADD[2])-1<T5_1t11_mem1*ADD_mem[2]
	S += (T511*ADD[3])-1<T5_1t11_mem1*ADD_mem[3]
	S += T5_1t11_mem1<=T5_1t11

	T5_1t0_a0a1_mem0 = S.Task('T5_1t0_a0a1_mem0', length=1, delay_cost=1)
	T5_1t0_a0a1_mem0 += alt(ADD_mem)
	S += (T500*ADD[0])-1<T5_1t0_a0a1_mem0*ADD_mem[0]
	S += (T500*ADD[1])-1<T5_1t0_a0a1_mem0*ADD_mem[1]
	S += (T500*ADD[2])-1<T5_1t0_a0a1_mem0*ADD_mem[2]
	S += (T500*ADD[3])-1<T5_1t0_a0a1_mem0*ADD_mem[3]
	S += T5_1t0_a0a1_mem0<=T5_1t0_a0a1

	T5_1t0_a0a1_mem1 = S.Task('T5_1t0_a0a1_mem1', length=1, delay_cost=1)
	T5_1t0_a0a1_mem1 += alt(ADD_mem)
	S += (T510*ADD[0])-1<T5_1t0_a0a1_mem1*ADD_mem[0]
	S += (T510*ADD[1])-1<T5_1t0_a0a1_mem1*ADD_mem[1]
	S += (T510*ADD[2])-1<T5_1t0_a0a1_mem1*ADD_mem[2]
	S += (T510*ADD[3])-1<T5_1t0_a0a1_mem1*ADD_mem[3]
	S += T5_1t0_a0a1_mem1<=T5_1t0_a0a1

	T5_1t1_a0a1_mem0 = S.Task('T5_1t1_a0a1_mem0', length=1, delay_cost=1)
	T5_1t1_a0a1_mem0 += alt(ADD_mem)
	S += (T501*ADD[0])-1<T5_1t1_a0a1_mem0*ADD_mem[0]
	S += (T501*ADD[1])-1<T5_1t1_a0a1_mem0*ADD_mem[1]
	S += (T501*ADD[2])-1<T5_1t1_a0a1_mem0*ADD_mem[2]
	S += (T501*ADD[3])-1<T5_1t1_a0a1_mem0*ADD_mem[3]
	S += T5_1t1_a0a1_mem0<=T5_1t1_a0a1

	T5_1t1_a0a1_mem1 = S.Task('T5_1t1_a0a1_mem1', length=1, delay_cost=1)
	T5_1t1_a0a1_mem1 += alt(ADD_mem)
	S += (T511*ADD[0])-1<T5_1t1_a0a1_mem1*ADD_mem[0]
	S += (T511*ADD[1])-1<T5_1t1_a0a1_mem1*ADD_mem[1]
	S += (T511*ADD[2])-1<T5_1t1_a0a1_mem1*ADD_mem[2]
	S += (T511*ADD[3])-1<T5_1t1_a0a1_mem1*ADD_mem[3]
	S += T5_1t1_a0a1_mem1<=T5_1t1_a0a1

	T5_1t2_a0a1_mem0 = S.Task('T5_1t2_a0a1_mem0', length=1, delay_cost=1)
	T5_1t2_a0a1_mem0 += alt(ADD_mem)
	S += (T500*ADD[0])-1<T5_1t2_a0a1_mem0*ADD_mem[0]
	S += (T500*ADD[1])-1<T5_1t2_a0a1_mem0*ADD_mem[1]
	S += (T500*ADD[2])-1<T5_1t2_a0a1_mem0*ADD_mem[2]
	S += (T500*ADD[3])-1<T5_1t2_a0a1_mem0*ADD_mem[3]
	S += T5_1t2_a0a1_mem0<=T5_1t2_a0a1

	T5_1t2_a0a1_mem1 = S.Task('T5_1t2_a0a1_mem1', length=1, delay_cost=1)
	T5_1t2_a0a1_mem1 += alt(ADD_mem)
	S += (T501*ADD[0])-1<T5_1t2_a0a1_mem1*ADD_mem[0]
	S += (T501*ADD[1])-1<T5_1t2_a0a1_mem1*ADD_mem[1]
	S += (T501*ADD[2])-1<T5_1t2_a0a1_mem1*ADD_mem[2]
	S += (T501*ADD[3])-1<T5_1t2_a0a1_mem1*ADD_mem[3]
	S += T5_1t2_a0a1_mem1<=T5_1t2_a0a1

	T0a10_new_mem0 = S.Task('T0a10_new_mem0', length=1, delay_cost=1)
	T0a10_new_mem0 += INPUT_mem_r
	S += T0a10_new_mem0<=T0a10_new

	T0a10_new_mem1 = S.Task('T0a10_new_mem1', length=1, delay_cost=1)
	T0a10_new_mem1 += INPUT_mem_r
	S += T0a10_new_mem1<=T0a10_new

	T0a11_new_mem0 = S.Task('T0a11_new_mem0', length=1, delay_cost=1)
	T0a11_new_mem0 += INPUT_mem_r
	S += T0a11_new_mem0<=T0a11_new

	T0a11_new_mem1 = S.Task('T0a11_new_mem1', length=1, delay_cost=1)
	T0a11_new_mem1 += INPUT_mem_r
	S += T0a11_new_mem1<=T0a11_new

	T0t10_mem0 = S.Task('T0t10_mem0', length=1, delay_cost=1)
	T0t10_mem0 += INPUT_mem_r
	S += T0t10_mem0<=T0t10

	T0t10_mem1 = S.Task('T0t10_mem1', length=1, delay_cost=1)
	T0t10_mem1 += INPUT_mem_r
	S += T0t10_mem1<=T0t10

	T0t11_mem0 = S.Task('T0t11_mem0', length=1, delay_cost=1)
	T0t11_mem0 += INPUT_mem_r
	S += T0t11_mem0<=T0t11

	T0t11_mem1 = S.Task('T0t11_mem1', length=1, delay_cost=1)
	T0t11_mem1 += INPUT_mem_r
	S += T0t11_mem1<=T0t11

	T0t0_a0a1_mem0 = S.Task('T0t0_a0a1_mem0', length=1, delay_cost=1)
	T0t0_a0a1_mem0 += INPUT_mem_r
	S += T0t0_a0a1_mem0<=T0t0_a0a1

	T0t0_a0a1_mem1 = S.Task('T0t0_a0a1_mem1', length=1, delay_cost=1)
	T0t0_a0a1_mem1 += INPUT_mem_r
	S += T0t0_a0a1_mem1<=T0t0_a0a1

	T0t1_a0a1_mem0 = S.Task('T0t1_a0a1_mem0', length=1, delay_cost=1)
	T0t1_a0a1_mem0 += INPUT_mem_r
	S += T0t1_a0a1_mem0<=T0t1_a0a1

	T0t1_a0a1_mem1 = S.Task('T0t1_a0a1_mem1', length=1, delay_cost=1)
	T0t1_a0a1_mem1 += INPUT_mem_r
	S += T0t1_a0a1_mem1<=T0t1_a0a1

	T0t2_a0a1_mem0 = S.Task('T0t2_a0a1_mem0', length=1, delay_cost=1)
	T0t2_a0a1_mem0 += INPUT_mem_r
	S += T0t2_a0a1_mem0<=T0t2_a0a1

	T0t2_a0a1_mem1 = S.Task('T0t2_a0a1_mem1', length=1, delay_cost=1)
	T0t2_a0a1_mem1 += INPUT_mem_r
	S += T0t2_a0a1_mem1<=T0t2_a0a1

	T1a10_new_mem0 = S.Task('T1a10_new_mem0', length=1, delay_cost=1)
	T1a10_new_mem0 += INPUT_mem_r
	S += T1a10_new_mem0<=T1a10_new

	T1a10_new_mem1 = S.Task('T1a10_new_mem1', length=1, delay_cost=1)
	T1a10_new_mem1 += INPUT_mem_r
	S += T1a10_new_mem1<=T1a10_new

	T1a11_new_mem0 = S.Task('T1a11_new_mem0', length=1, delay_cost=1)
	T1a11_new_mem0 += INPUT_mem_r
	S += T1a11_new_mem0<=T1a11_new

	T1a11_new_mem1 = S.Task('T1a11_new_mem1', length=1, delay_cost=1)
	T1a11_new_mem1 += INPUT_mem_r
	S += T1a11_new_mem1<=T1a11_new

	T1t10_mem0 = S.Task('T1t10_mem0', length=1, delay_cost=1)
	T1t10_mem0 += INPUT_mem_r
	S += T1t10_mem0<=T1t10

	T1t10_mem1 = S.Task('T1t10_mem1', length=1, delay_cost=1)
	T1t10_mem1 += INPUT_mem_r
	S += T1t10_mem1<=T1t10

	T1t11_mem0 = S.Task('T1t11_mem0', length=1, delay_cost=1)
	T1t11_mem0 += INPUT_mem_r
	S += T1t11_mem0<=T1t11

	T1t11_mem1 = S.Task('T1t11_mem1', length=1, delay_cost=1)
	T1t11_mem1 += INPUT_mem_r
	S += T1t11_mem1<=T1t11

	T1t0_a0a1_mem0 = S.Task('T1t0_a0a1_mem0', length=1, delay_cost=1)
	T1t0_a0a1_mem0 += INPUT_mem_r
	S += T1t0_a0a1_mem0<=T1t0_a0a1

	T1t0_a0a1_mem1 = S.Task('T1t0_a0a1_mem1', length=1, delay_cost=1)
	T1t0_a0a1_mem1 += INPUT_mem_r
	S += T1t0_a0a1_mem1<=T1t0_a0a1

	T1t1_a0a1_mem0 = S.Task('T1t1_a0a1_mem0', length=1, delay_cost=1)
	T1t1_a0a1_mem0 += INPUT_mem_r
	S += T1t1_a0a1_mem0<=T1t1_a0a1

	T1t1_a0a1_mem1 = S.Task('T1t1_a0a1_mem1', length=1, delay_cost=1)
	T1t1_a0a1_mem1 += INPUT_mem_r
	S += T1t1_a0a1_mem1<=T1t1_a0a1

	T1t2_a0a1_mem0 = S.Task('T1t2_a0a1_mem0', length=1, delay_cost=1)
	T1t2_a0a1_mem0 += INPUT_mem_r
	S += T1t2_a0a1_mem0<=T1t2_a0a1

	T1t2_a0a1_mem1 = S.Task('T1t2_a0a1_mem1', length=1, delay_cost=1)
	T1t2_a0a1_mem1 += INPUT_mem_r
	S += T1t2_a0a1_mem1<=T1t2_a0a1

	T2a10_new_mem0 = S.Task('T2a10_new_mem0', length=1, delay_cost=1)
	T2a10_new_mem0 += INPUT_mem_r
	S += T2a10_new_mem0<=T2a10_new

	T2a10_new_mem1 = S.Task('T2a10_new_mem1', length=1, delay_cost=1)
	T2a10_new_mem1 += INPUT_mem_r
	S += T2a10_new_mem1<=T2a10_new

	T2a11_new_mem0 = S.Task('T2a11_new_mem0', length=1, delay_cost=1)
	T2a11_new_mem0 += INPUT_mem_r
	S += T2a11_new_mem0<=T2a11_new

	T2a11_new_mem1 = S.Task('T2a11_new_mem1', length=1, delay_cost=1)
	T2a11_new_mem1 += INPUT_mem_r
	S += T2a11_new_mem1<=T2a11_new

	T2t10_mem0 = S.Task('T2t10_mem0', length=1, delay_cost=1)
	T2t10_mem0 += INPUT_mem_r
	S += T2t10_mem0<=T2t10

	T2t10_mem1 = S.Task('T2t10_mem1', length=1, delay_cost=1)
	T2t10_mem1 += INPUT_mem_r
	S += T2t10_mem1<=T2t10

	T2t11_mem0 = S.Task('T2t11_mem0', length=1, delay_cost=1)
	T2t11_mem0 += INPUT_mem_r
	S += T2t11_mem0<=T2t11

	T2t11_mem1 = S.Task('T2t11_mem1', length=1, delay_cost=1)
	T2t11_mem1 += INPUT_mem_r
	S += T2t11_mem1<=T2t11

	T2t0_a0a1_mem0 = S.Task('T2t0_a0a1_mem0', length=1, delay_cost=1)
	T2t0_a0a1_mem0 += INPUT_mem_r
	S += T2t0_a0a1_mem0<=T2t0_a0a1

	T2t0_a0a1_mem1 = S.Task('T2t0_a0a1_mem1', length=1, delay_cost=1)
	T2t0_a0a1_mem1 += INPUT_mem_r
	S += T2t0_a0a1_mem1<=T2t0_a0a1

	T2t1_a0a1_mem0 = S.Task('T2t1_a0a1_mem0', length=1, delay_cost=1)
	T2t1_a0a1_mem0 += INPUT_mem_r
	S += T2t1_a0a1_mem0<=T2t1_a0a1

	T2t1_a0a1_mem1 = S.Task('T2t1_a0a1_mem1', length=1, delay_cost=1)
	T2t1_a0a1_mem1 += INPUT_mem_r
	S += T2t1_a0a1_mem1<=T2t1_a0a1

	T2t2_a0a1_mem0 = S.Task('T2t2_a0a1_mem0', length=1, delay_cost=1)
	T2t2_a0a1_mem0 += INPUT_mem_r
	S += T2t2_a0a1_mem0<=T2t2_a0a1

	T2t2_a0a1_mem1 = S.Task('T2t2_a0a1_mem1', length=1, delay_cost=1)
	T2t2_a0a1_mem1 += INPUT_mem_r
	S += T2t2_a0a1_mem1<=T2t2_a0a1

	T3_2t3_0_mem0 = S.Task('T3_2t3_0_mem0', length=1, delay_cost=1)
	T3_2t3_0_mem0 += INPUT_mem_r
	S += T3_2t3_0_mem0<=T3_2t3_0

	T3_2t3_0_mem1 = S.Task('T3_2t3_0_mem1', length=1, delay_cost=1)
	T3_2t3_0_mem1 += INPUT_mem_r
	S += T3_2t3_0_mem1<=T3_2t3_0

	T3_2t3_1_mem0 = S.Task('T3_2t3_1_mem0', length=1, delay_cost=1)
	T3_2t3_1_mem0 += INPUT_mem_r
	S += T3_2t3_1_mem0<=T3_2t3_1

	T3_2t3_1_mem1 = S.Task('T3_2t3_1_mem1', length=1, delay_cost=1)
	T3_2t3_1_mem1 += INPUT_mem_r
	S += T3_2t3_1_mem1<=T3_2t3_1

	T3_2t3_a0b0_mem0 = S.Task('T3_2t3_a0b0_mem0', length=1, delay_cost=1)
	T3_2t3_a0b0_mem0 += INPUT_mem_r
	S += T3_2t3_a0b0_mem0<=T3_2t3_a0b0

	T3_2t3_a0b0_mem1 = S.Task('T3_2t3_a0b0_mem1', length=1, delay_cost=1)
	T3_2t3_a0b0_mem1 += INPUT_mem_r
	S += T3_2t3_a0b0_mem1<=T3_2t3_a0b0

	T3_2t3_a1b1_mem0 = S.Task('T3_2t3_a1b1_mem0', length=1, delay_cost=1)
	T3_2t3_a1b1_mem0 += INPUT_mem_r
	S += T3_2t3_a1b1_mem0<=T3_2t3_a1b1

	T3_2t3_a1b1_mem1 = S.Task('T3_2t3_a1b1_mem1', length=1, delay_cost=1)
	T3_2t3_a1b1_mem1 += INPUT_mem_r
	S += T3_2t3_a1b1_mem1<=T3_2t3_a1b1

	T400_mem0 = S.Task('T400_mem0', length=1, delay_cost=1)
	T400_mem0 += INPUT_mem_r
	S += T400_mem0<=T400

	T400_mem1 = S.Task('T400_mem1', length=1, delay_cost=1)
	T400_mem1 += INPUT_mem_r
	S += T400_mem1<=T400

	T401_mem0 = S.Task('T401_mem0', length=1, delay_cost=1)
	T401_mem0 += INPUT_mem_r
	S += T401_mem0<=T401

	T401_mem1 = S.Task('T401_mem1', length=1, delay_cost=1)
	T401_mem1 += INPUT_mem_r
	S += T401_mem1<=T401

	T410_mem0 = S.Task('T410_mem0', length=1, delay_cost=1)
	T410_mem0 += INPUT_mem_r
	S += T410_mem0<=T410

	T410_mem1 = S.Task('T410_mem1', length=1, delay_cost=1)
	T410_mem1 += INPUT_mem_r
	S += T410_mem1<=T410

	T411_mem0 = S.Task('T411_mem0', length=1, delay_cost=1)
	T411_mem0 += INPUT_mem_r
	S += T411_mem0<=T411

	T411_mem1 = S.Task('T411_mem1', length=1, delay_cost=1)
	T411_mem1 += INPUT_mem_r
	S += T411_mem1<=T411

	T500_mem0 = S.Task('T500_mem0', length=1, delay_cost=1)
	T500_mem0 += INPUT_mem_r
	S += T500_mem0<=T500

	T500_mem1 = S.Task('T500_mem1', length=1, delay_cost=1)
	T500_mem1 += INPUT_mem_r
	S += T500_mem1<=T500

	T501_mem0 = S.Task('T501_mem0', length=1, delay_cost=1)
	T501_mem0 += INPUT_mem_r
	S += T501_mem0<=T501

	T501_mem1 = S.Task('T501_mem1', length=1, delay_cost=1)
	T501_mem1 += INPUT_mem_r
	S += T501_mem1<=T501

	T510_mem0 = S.Task('T510_mem0', length=1, delay_cost=1)
	T510_mem0 += INPUT_mem_r
	S += T510_mem0<=T510

	T510_mem1 = S.Task('T510_mem1', length=1, delay_cost=1)
	T510_mem1 += INPUT_mem_r
	S += T510_mem1<=T510

	T511_mem0 = S.Task('T511_mem0', length=1, delay_cost=1)
	T511_mem0 += INPUT_mem_r
	S += T511_mem0<=T511

	T511_mem1 = S.Task('T511_mem1', length=1, delay_cost=1)
	T511_mem1 += INPUT_mem_r
	S += T511_mem1<=T511

	solvers.mip.solve(S,msg=1,kind='CPLEX',ratio_gap=1.01)

	solution = [['hoge']*len(S.solution()[1]) for i in range(len(S.solution()))]
	for i in range(len(S.solution())):
		for j in range(len(S.solution()[i])):
			solution[i][j]=str(S.solution()[i][j])
	print(solution)

	cycles = int(solution[-1][3])

	pic_file_name = "pdbl_mul1_add4/pdbl_mul1_add4_1.png"
	if(S.solution() != []):
		plotters.matplotlib.plot(S,img_filename=pic_file_name, vertical_text=True, fig_size=(cycles*0.25+3, 5), show_task_labels=False)

	return solution

if __name__ == "__main__":
	solution = solve_pdbl_mul1_add4_1(0, 0)
